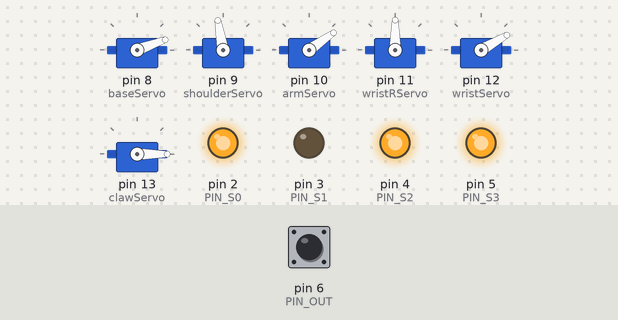
The sketch below on a simulated Arduino Uno, built with avr-gcc and run on an emulated ATmega328P. On the bench: 6 × servo, output pins drawn as LEDs (lit = HIGH). The inputs (shaded band) are chosen by the test bench; at power-on: pin 6 (PIN_OUT) LOW. What the sketch prints to the serial monitor is not drawn.

Above: at 20.4 s.
20.5 s: pin 6 (PIN_OUT) pulsed HIGH 5 times (0.12 s each, 0.3 s apart)
At 22.0 s:
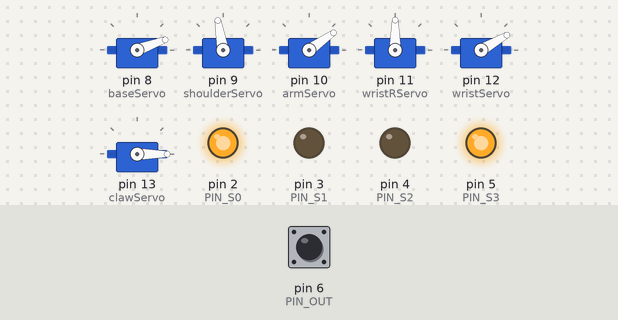
At 28.0 s:
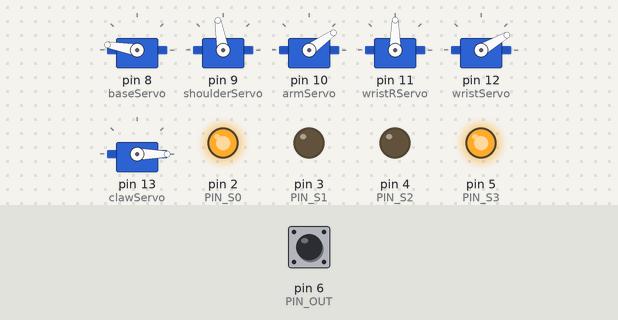
Timing chart, 0 to 43.9 s (numbered marks = the images above; inputs shaded):
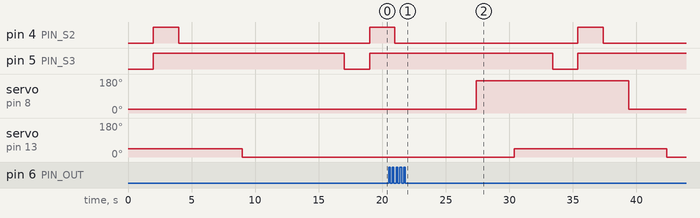

The sketch:

colorsortingroboricarmfinal.ino
```cpp
#include <Servo.h>

#define PIN_S0 2
#define PIN_S1 3
#define PIN_S2 4
#define PIN_S3 5
#define PIN_OUT 6

Servo baseServo;
Servo shoulderServo;
Servo armServo;
Servo wristServo;
Servo wristRServo;
Servo clawServo;


void setup() {

  Serial.begin(9600);
   pinMode(PIN_S0, OUTPUT);
  pinMode(PIN_S1, OUTPUT);
  pinMode(PIN_S2, OUTPUT);
  pinMode(PIN_S3, OUTPUT);
  pinMode(PIN_OUT, INPUT);
   // set the frequency scaling to 20% (S==1; S1=0)
  digitalWrite(PIN_S0,HIGH);
  digitalWrite(PIN_S1,LOW);

baseServo.attach(8);
shoulderServo.attach(9);
armServo.attach(10);
wristRServo.attach(11);
wristServo.attach(12);
clawServo.attach(13);

baseServo.write(20);
shoulderServo.write(100);
armServo.write(35);
wristRServo.write(90);
  wristServo.write(30);
  clawServo.write(45);

}
void loop(){
  // select photodiodes with red filters
  digitalWrite(PIN_S2, LOW);
  digitalWrite(PIN_S3, LOW);
  int red = pulseIn(PIN_OUT, LOW); // read red output frequency
  // print out red frequency value via serial
  Serial.print("Red = ");
  Serial.print(red);
  Serial.print("; ");
  delay(1000); // short delay between readings

  // select photodiodes with green filters
  digitalWrite(PIN_S2, HIGH);
  digitalWrite(PIN_S3, HIGH);
  int green = pulseIn(PIN_OUT, LOW); // read green output frequency
  // print out green frequency value via serial
  Serial.print("Green = ");
  Serial.print(green);
  Serial.print("; ");
  delay(1000); // short delay between readings

  // select photodiodes with blue filters
  digitalWrite(PIN_S2, LOW);
  digitalWrite(PIN_S3, HIGH);
  int blue = pulseIn(PIN_OUT, LOW);  // read blue output frequency
  // print out blue frequency value via serial
  Serial.print("Blue = ");
  Serial.println(blue);
  delay(1000); // short delay between readings

  pickObject();
  delay(1000);
  if(red<green && red<blue){
  placeObjectr();
  delay(1000);
  }
  else if(green<red && green<blue){
  placeObjectg();
  delay(1000);
  }
  else if(blue<green && blue<red ){
  placeObjectb();
  delay(1000);
  }
  else{
    pickObject();
    delay(1000);
  }
  delay(1000);
}

void pickObject(){
  baseServo.write(20);
shoulderServo.write(100);
armServo.write(35);
wristRServo.write(90);
  wristServo.write(30);
  delay(3000);
  clawServo.write(0);
  delay(1000);
}

void placeObjectr(){
   baseServo.write(120);
shoulderServo.write(100);
armServo.write(45);
wristRServo.write(90);
  wristServo.write(30);
  delay(3000);
  clawServo.write(45);
  delay(1000);
}
void placeObjectg(){
   baseServo.write(145);
shoulderServo.write(100);
armServo.write(35);
wristRServo.write(90);
  wristServo.write(30);
  delay(3000);
  clawServo.write(45);
  delay(1000);
}
void placeObjectb(){
   baseServo.write(170);
shoulderServo.write(100);
armServo.write(35);
wristRServo.write(90);
  wristServo.write(30);
  delay(3000);
  clawServo.write(45);
  delay(1000);
}
```

Measured:
- after the input at 20.5 s, servo on pin 8 (baseServo): 20° → 170° after 6.9 s, → 20° 12.0 s later; servo on pin 13 (clawServo): 0° → 45° after 9.9 s, → 0° 12.0 s later
